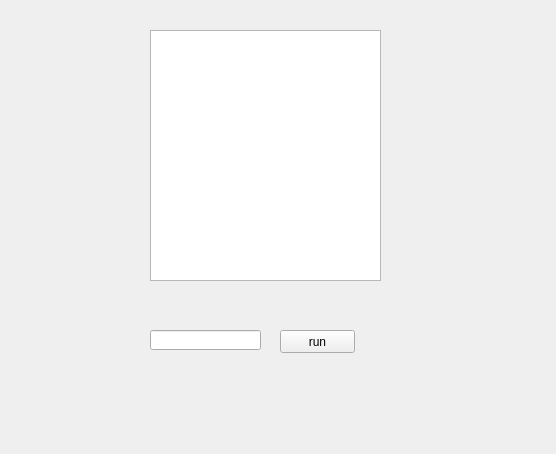
<?xml version="1.0" encoding="UTF-8"?>
<ui version="4.0">
 <class>PipeDemo</class>
 <widget class="QWidget" name="PipeDemo">
  <property name="geometry">
   <rect>
    <x>0</x>
    <y>0</y>
    <width>556</width>
    <height>454</height>
   </rect>
  </property>
  <property name="windowTitle">
   <string>PipeDemo</string>
  </property>
  <widget class="QTextEdit" name="textEdit">
   <property name="geometry">
    <rect>
     <x>150</x>
     <y>30</y>
     <width>231</width>
     <height>251</height>
    </rect>
   </property>
  </widget>
  <widget class="QLineEdit" name="lineEdit">
   <property name="geometry">
    <rect>
     <x>150</x>
     <y>330</y>
     <width>111</width>
     <height>20</height>
    </rect>
   </property>
  </widget>
  <widget class="QPushButton" name="pushButton">
   <property name="geometry">
    <rect>
     <x>280</x>
     <y>330</y>
     <width>75</width>
     <height>23</height>
    </rect>
   </property>
   <property name="text">
    <string>run</string>
   </property>
  </widget>
 </widget>
 <layoutdefault spacing="6" margin="11"/>
 <resources/>
 <connections/>
</ui>
